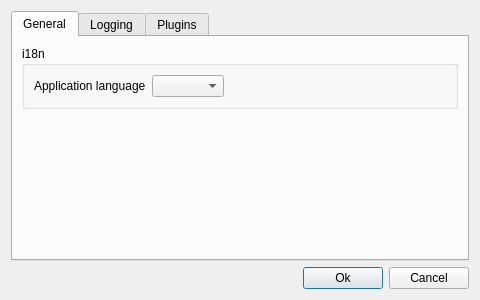
<?xml version="1.0" encoding="UTF-8"?>
<ui version="4.0">
 <author>Einar Uvsløkk, &lt;einar.uvslokk@linux.com&gt;</author>
 <class>SettingsDialog</class>
 <widget class="QDialog" name="SettingsDialog">
  <property name="geometry">
   <rect>
    <x>0</x>
    <y>0</y>
    <width>480</width>
    <height>300</height>
   </rect>
  </property>
  <property name="windowTitle">
   <string>Settings</string>
  </property>
  <layout class="QGridLayout" name="gridLayout">
   <item row="1" column="0">
    <layout class="QHBoxLayout" name="horizontalLayout">
     <item>
      <spacer name="spacer">
       <property name="orientation">
        <enum>Qt::Horizontal</enum>
       </property>
       <property name="sizeHint" stdset="0">
        <size>
         <width>40</width>
         <height>20</height>
        </size>
       </property>
      </spacer>
     </item>
     <item>
      <widget class="QPushButton" name="actionSave">
       <property name="text">
        <string>Ok</string>
       </property>
      </widget>
     </item>
     <item>
      <widget class="QPushButton" name="actionCancel">
       <property name="text">
        <string>Cancel</string>
       </property>
      </widget>
     </item>
    </layout>
   </item>
   <item row="0" column="0">
    <widget class="QTabWidget" name="tabWidget">
     <property name="tabPosition">
      <enum>QTabWidget::North</enum>
     </property>
     <property name="tabShape">
      <enum>QTabWidget::Rounded</enum>
     </property>
     <property name="currentIndex">
      <number>0</number>
     </property>
     <widget class="QWidget" name="tabGeneral">
      <attribute name="title">
       <string>General</string>
      </attribute>
      <layout class="QVBoxLayout" name="verticalLayout_3">
       <item>
        <widget class="QGroupBox" name="i18nGroup">
         <property name="title">
          <string>i18n</string>
         </property>
         <layout class="QVBoxLayout" name="verticalLayout_4">
          <item>
           <layout class="QHBoxLayout" name="horizontalLayout_2">
            <item>
             <widget class="QLabel" name="label">
              <property name="text">
               <string>Application language</string>
              </property>
             </widget>
            </item>
            <item>
             <widget class="QComboBox" name="languageSelector"/>
            </item>
            <item>
             <spacer name="horizontalSpacer">
              <property name="orientation">
               <enum>Qt::Horizontal</enum>
              </property>
              <property name="sizeHint" stdset="0">
               <size>
                <width>40</width>
                <height>20</height>
               </size>
              </property>
             </spacer>
            </item>
           </layout>
          </item>
         </layout>
        </widget>
       </item>
       <item>
        <spacer name="spacer_2">
         <property name="orientation">
          <enum>Qt::Vertical</enum>
         </property>
         <property name="sizeHint" stdset="0">
          <size>
           <width>20</width>
           <height>40</height>
          </size>
         </property>
        </spacer>
       </item>
      </layout>
     </widget>
     <widget class="QWidget" name="tabLogging">
      <attribute name="title">
       <string>Logging</string>
      </attribute>
      <layout class="QVBoxLayout" name="verticalLayout">
       <item>
        <layout class="QHBoxLayout" name="horizontalLayout_3">
         <item>
          <widget class="QCheckBox" name="showLoggerOnStart">
           <property name="text">
            <string>Show the Logger on startup</string>
           </property>
           <property name="checked">
            <bool>false</bool>
           </property>
          </widget>
         </item>
        </layout>
       </item>
       <item>
        <widget class="QGroupBox" name="logFilterGroup">
         <property name="title">
          <string>Filter Options</string>
         </property>
         <layout class="QVBoxLayout" name="verticalLayout_2">
          <item>
           <layout class="QHBoxLayout" name="horizontalLayout_4">
            <item>
             <widget class="QLabel" name="label_2">
              <property name="text">
               <string>Display message types:</string>
              </property>
             </widget>
            </item>
            <item>
             <widget class="QCheckBox" name="showErrors">
              <property name="text">
               <string>Errors</string>
              </property>
              <property name="checked">
               <bool>false</bool>
              </property>
             </widget>
            </item>
            <item>
             <widget class="QCheckBox" name="showDebug">
              <property name="text">
               <string>Debug</string>
              </property>
              <property name="checked">
               <bool>false</bool>
              </property>
             </widget>
            </item>
            <item>
             <widget class="QCheckBox" name="showInfo">
              <property name="text">
               <string>Info</string>
              </property>
              <property name="checked">
               <bool>false</bool>
              </property>
             </widget>
            </item>
            <item>
             <spacer name="horizontalSpacer_2">
              <property name="orientation">
               <enum>Qt::Horizontal</enum>
              </property>
              <property name="sizeHint" stdset="0">
               <size>
                <width>40</width>
                <height>20</height>
               </size>
              </property>
             </spacer>
            </item>
           </layout>
          </item>
         </layout>
        </widget>
       </item>
       <item>
        <spacer name="verticalSpacer">
         <property name="orientation">
          <enum>Qt::Vertical</enum>
         </property>
         <property name="sizeHint" stdset="0">
          <size>
           <width>20</width>
           <height>40</height>
          </size>
         </property>
        </spacer>
       </item>
      </layout>
     </widget>
     <widget class="QWidget" name="tabPlugins">
      <attribute name="title">
       <string>Plugins</string>
      </attribute>
      <layout class="QGridLayout" name="gridLayout_4">
       <item row="0" column="0">
        <widget class="QSplitter" name="splitter">
         <property name="orientation">
          <enum>Qt::Horizontal</enum>
         </property>
         <widget class="QListView" name="pluginListView">
          <property name="maximumSize">
           <size>
            <width>175</width>
            <height>16777215</height>
           </size>
          </property>
         </widget>
         <widget class="QGroupBox" name="groupBox">
          <property name="title">
           <string>Settings</string>
          </property>
          <layout class="QGridLayout" name="gridLayout_3">
           <item row="0" column="0">
            <widget class="QStackedWidget" name="puginSettingsStack">
             <property name="currentIndex">
              <number>0</number>
             </property>
             <widget class="QWidget" name="pluginStackPage"/>
            </widget>
           </item>
          </layout>
         </widget>
        </widget>
       </item>
      </layout>
     </widget>
    </widget>
   </item>
  </layout>
 </widget>
 <tabstops>
  <tabstop>tabWidget</tabstop>
  <tabstop>languageSelector</tabstop>
  <tabstop>showLoggerOnStart</tabstop>
  <tabstop>showErrors</tabstop>
  <tabstop>showDebug</tabstop>
  <tabstop>showInfo</tabstop>
  <tabstop>pluginListView</tabstop>
  <tabstop>actionSave</tabstop>
  <tabstop>actionCancel</tabstop>
 </tabstops>
 <resources/>
 <connections>
  <connection>
   <sender>actionCancel</sender>
   <signal>clicked()</signal>
   <receiver>SettingsDialog</receiver>
   <slot>cancelSettings()</slot>
   <hints>
    <hint type="sourcelabel">
     <x>469</x>
     <y>289</y>
    </hint>
    <hint type="destinationlabel">
     <x>199</x>
     <y>149</y>
    </hint>
   </hints>
  </connection>
  <connection>
   <sender>actionSave</sender>
   <signal>clicked()</signal>
   <receiver>SettingsDialog</receiver>
   <slot>saveSettings()</slot>
   <hints>
    <hint type="sourcelabel">
     <x>378</x>
     <y>289</y>
    </hint>
    <hint type="destinationlabel">
     <x>199</x>
     <y>149</y>
    </hint>
   </hints>
  </connection>
 </connections>
 <slots>
  <slot>cancelSettings()</slot>
  <slot>saveSettings()</slot>
 </slots>
</ui>
